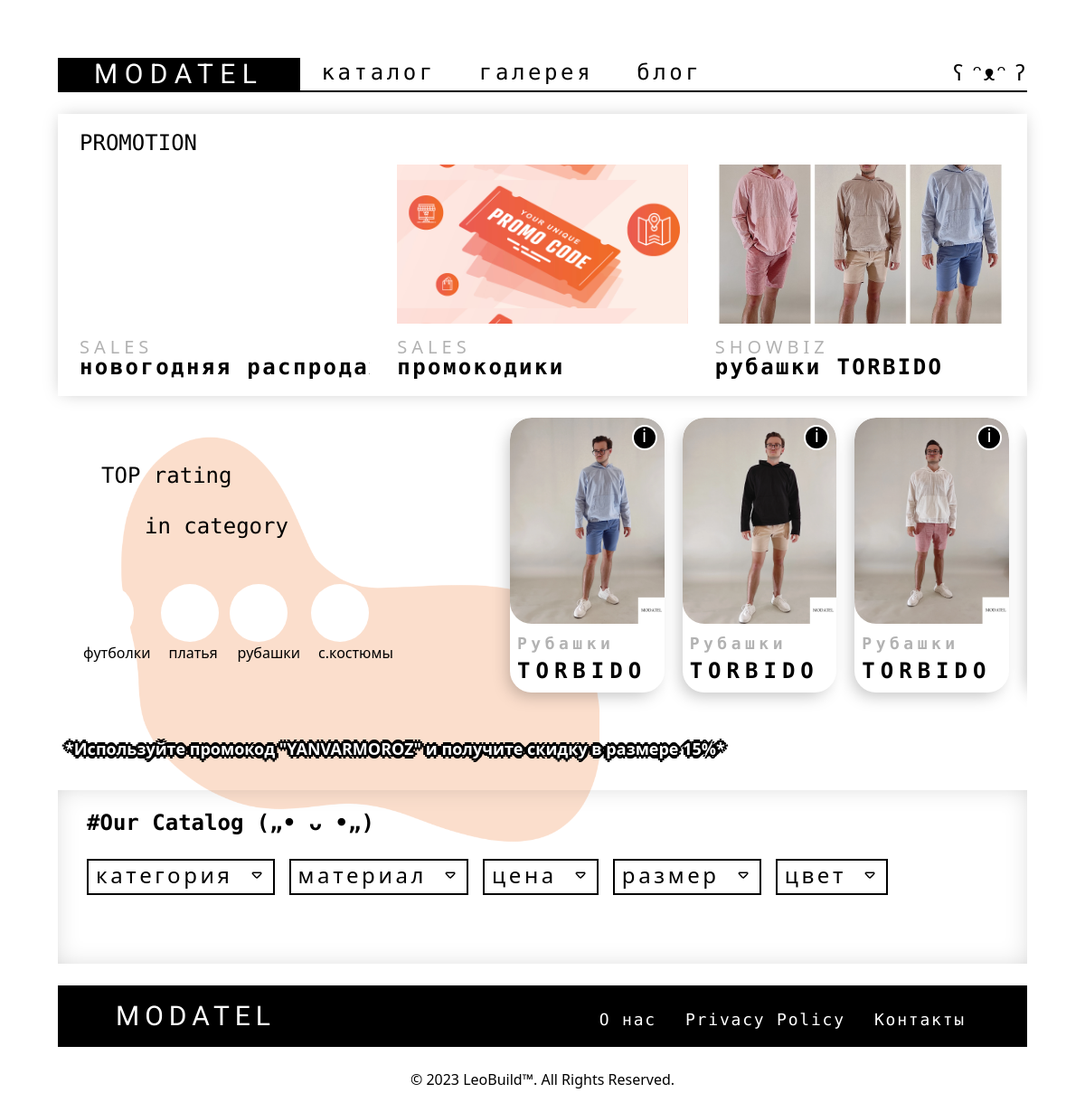
/catalog, run on the app's committed database.
### application/models.py (models this page shows, shortened)
class WebPost(models.Model):
    name = models.CharField(max_length=200, default='')
    unique_id = models.CharField(unique=True, max_length=200, null=True, blank=True)
    short_description = models.TextField(default='')
    photo_create = models.CharField(max_length=200, default='')
    views = models.IntegerField(default=0)
    created_date = models.DateTimeField(default=timezone.now)
    image = models.ImageField(upload_to='application/static/img/post', default='')
    content = RichTextUploadingField(default='')
    theme = models.ForeignKey(WebThemePost, on_delete=models.CASCADE, default=1)
    subtheme = models.ForeignKey(WebSubThemePost, on_delete=models.CASCADE, default=1)

class WebSubThemePost(models.Model):
    name = models.CharField(max_length=200)
    def __str__(self):
        return self.name

class Product(models.Model):
    CONDITION = (('New', 'New'),('Old', 'Old'))
    unique_id = models.CharField(unique=True, max_length=200, null=True, blank=True)
    image = models.ImageField(upload_to='application/static/img/product')
    name = models.CharField(max_length=200)
    saleprice = models.IntegerField("Цена До:", default=0)
    price = models.IntegerField("Цена После:", default=0)
    condition = models.CharField(choices=CONDITION, max_length=100)
    short_description = models.TextField()
    description = models.TextField()
    сare_instructions = models.TextField(default='')
    created_date = models.DateTimeField(default=timezone.now)
    views = models.IntegerField(default=0)
    Categories = models.ForeignKey(Categories, on_delete=models.CASCADE)
    Color = models.ForeignKey(Color, on_delete=models.CASCADE)

class Categories(models.Model):
    name = models.CharField(max_length=200)
    def __str__(self):
        return self.name

### application/views.py (the view)
# urls.py: path('catalog', views.catalog_page),
def catalog_page(request):
    topRatedCategory_ = Product.objects.all()
    filteredProduct_ = Product.objects.all()
    filterCategory_ = Categories.objects.all()
    filterColor_ = Color.objects.all()
    filterMaterial_ = MaterialType.objects.all()
    filterSize_ = SizeCatalog.objects.all()
    PromoNews = []
    PromoNews_ = []
    checkID(PromoNews, PromoNews_, 2)
    PromoNews_ = sorted(PromoNews_, key=lambda x: x.created_date, reverse=True)
    context = {
        'topRatedCategory': topRatedCategory_,
        'filteredProduct': filteredProduct_,
        'filterCategory': filterCategory_,
        'filterColor': filterColor_,
        'filterMaterial': filterMaterial_,
        'filterSize': filterSize_,
        'promoNews': PromoNews_,
    }
    return render(request, 'catalog.html', context)

### application/models.py (called while the page is built)
    def __str__(self):
        return self.name

    def __str__(self):
        return self.name

### application/views.py (called while the page is built)
def checkID(ARR1, ARR2, quality):
    posts = WebPost.objects.all()
    posts_categories = WebPostCategories.objects.all()
    for postCat in posts_categories:
        if postCat.name.id != quality:
            continue # пропускаем пост
        else:
            ARR1.append(postCat.post.id)
    for post in posts:
        if post.id not in ARR1:
            continue # пропускаем пост
        else:
            ARR2.append(post)
    return ARR2

### application/templates/catalog.html (shortened to what this page needs)
{% load static %}
<!DOCTYPE html>
<html lang="en">
<head>
    <script src="https://cdn.tailwindcss.com"></script>
    <link rel="stylesheet" href="https://cdn.jsdelivr.net/npm/swiper@11/swiper-bundle.min.css" />
    <link rel="stylesheet" type="text/css" href="{% static '/css/style.css' %}">
</head>
<body style="overflow-x: hidden;" x-data="{ filterCategory_: false, filterMaterial_: false, filterPrice_: false, filterSize_: false, filterColor_: false, infPanelNew: window.innerWidth >= 760, darkBG: false}">
    {% block header %}
        {% include 'blocks/header.html' %}
    {% endblock %}
    <section class="relative z-10 flex flex-col w-full md:px-16 xl:px-32 2xl:px-64 4xl:px-96 5xl:px-120 sm:mt-4 md:mt-6 4xl:mt-10">
        <div class="w-full h-auto pt-4 pb-0 3xl:pb-2 px-2 sm:px-6" style="box-shadow: 0px 0px 18.3px -4px rgba(0, 0, 0, 0.25);">
            <div class="text-2xl" style="font-family: 'Roboto Mono', monospace;">PROMOTION</div>
            <div class="w-full mt-2 swiper PromotionSwiper">
                <div class="swiper-wrapper mb-0 xl:mb-5">
                    {% for item in promoNews %}
                    <div class="swiper-slide">
                        <a class="flex flex-col group" href="">
                            <div class="w-full h-36 lg:h-44 3xl:h-64 bg-[url('{{item.image.url}}')] bg-[length:100%] bg-center group-hover:bg-[length:85%] transition-all duration-200 ease-in-out"></div>
                            <div class="opacity-30 mt-3 text-xl font-medium tracking-[.25em]">{{item.subtheme}}</div>
                            <div id="moving-text-container-{{item.id|safe}}" class="w-full h-12 relative -mt-2 text-xl lg:text-2xl font-black tracking-widest overflow-hidden" style="font-family: 'Roboto Mono', monospace;">
                                <div id="moving-text-{{item.id|safe}}" class="w-min" style="white-space: nowrap;">{{item.name}}</div>
                            </div>
                        </a>
                    </div>
                    {% endfor %}
                </div>
            </div>
        </div>
    </section>
    <section class="relative">
        <img class="absolute w-80 sm:w-120 lg:w-144 3xl:w-160 4xl:w-176 5xl:w-196 left-0 -ml-6 md:ml-12 lg:ml-24 3xl:ml-36 4xl:ml-64" src="{% static '/img/temporaryStorage/spot_4.png' %}" alt="">
    </section>
    <section class="relative z-10 flex flex-col w-full md:px-16 xl:px-32 2xl:px-64 4xl:px-96 5xl:px-120 mt-4 md:mt-6 4xl:mt-10">
        <div class="FlexCol w-full h-auto">
            <div class="relative FlexCol_ w-full lg:w-120 xl:w-144 h-min mt-auto mb-0 lg:mb-20">
                <div class="absolute left-0 flex sm:block lg:static mb-12 mx-auto">
                    <div class="ml-2 sm:ml-12 text-2xl font-medium whitespace-nowrap" style="font-family: 'Roboto Mono', monospace;">TOP rating</div>
                    <div class="sm:mt-6 ml-2 sm:ml-24 text-2xl font-medium whitespace-nowrap" style="font-family: 'Roboto Mono', monospace;">in category</div>
                </div>
                <div class="absolute TransporentClass lg:static flex mt-10 sm:mt-0 ml-2 sm:ml-5 sm:ml-0 mx-auto">
                    <div class="h-20 xl:h-28">
                        <a class="flex flex-col bg-white w-16 md:w-24 lg:w-16 h-16 md:h-24 lg:h-16 xl:w-24 xl:h-24 rounded-full" href="javascript:void(0);">
                            <div class="relative w-16 md:w-24 lg:w-16 h-16 md:h-24 lg:h-16 xl:w-24 xl:h-24 bg-center bg-[url('{% static '/img/temporaryStorage/futbolka.png' %}')] bg-[length:80%] bg-no-repeat"> </div>
                        </a>
                        <div class="pl-2">футболки</div>
                    </div>
                    <div class="h-20 xl:h-28 ml-3">
                        <a class="flex flex-col bg-white w-16 md:w-24 lg:w-16 h-16 md:h-24 lg:h-16 xl:w-24 xl:h-24 rounded-full" href="javascript:void(0);">
                            <div class="relative w-16 md:w-24 lg:w-16 h-16 md:h-24 lg:h-16 xl:w-24 xl:h-24 bg-center bg-[url('{% static '/img/temporaryStorage/platya.png' %}')] bg-[length:80%] bg-no-repeat"> </div>
                        </a>
                        <div class="pl-2">платья</div>
                    </div>
                    <div class="h-20 xl:h-28 ml-3">
                        <a class="flex flex-col bg-white w-16 md:w-24 lg:w-16 h-16 md:h-24 lg:h-16 xl:w-24 xl:h-24 rounded-full" href="javascript:void(0);">
                            <div class="relative w-16 md:w-24 lg:w-16 h-16 md:h-24 lg:h-16 xl:w-24 xl:h-24 bg-center bg-[url('{% static '/img/temporaryStorage/rubashka.png' %}')] bg-[length:80%] bg-no-repeat"> </div>
                        </a>
                        <div class="pl-2">рубашки</div>
                    </div>
                    <div class="h-20 xl:h-28 ml-3">
                        <a class="flex flex-col bg-white w-16 md:w-24 lg:w-16 h-16 md:h-24 lg:h-16 xl:w-24 xl:h-24 rounded-full" href="javascript:void(0);">
                            <div class="relative w-16 md:w-24 lg:w-16 h-16 md:h-24 lg:h-16 xl:w-24 xl:h-24 bg-center bg-[url('{% static '/img/temporaryStorage/sport-kostum.png' %}')] bg-[length:80%] bg-no-repeat"> </div>
                        </a>
                        <div class="pl-2">с.костюмы</div>
                    </div>
                </div>
            </div>
            <div class="w-full lg:w-[calc(100%-30rem)] xl:w-[calc(100%-36rem)] swiper TopRatingSwiper sm:rounded-3xl px-2 sm:px-5 sm:px-0">
                <div class="swiper-wrapper mb-10">
                    {% for prod in topRatedCategory %}
                    <div class="swiper-slide">
                        <div class="relative overflow-hidden flex flex-col bg-white rounded-3xl shadow-[-5px_7px_17.9px_-4px_rgba(0,0,0,0.25)]">
                            <div id="0informationIco_{{prod.id}}" class="absolute right-0 top-0 w-7 2xl:w-8 w-7 2xl:h-8 mt-2 mr-2 bg-black text-xl 2xl:text-2xl font-medium text-center text-white border-solid border-2 border-white rounded-full transition-all duration-300 ease-in-out" style="z-index: 1000; cursor: pointer;">
                                <div id="0informationPin_{{prod.id}}" class="-mt-1">i</div>
                            </div>
                            <a class="relative overflow-hidden" href="detail-page/{{prod.unique_id}}">
                                <img id="0imgSource_{{prod.id}}" class="imgSource_cls h-auto mx-auto rounded-3xl" src="{{prod.image.url}}">
                            </a>
                            <div class="flex flex-col ml-2 xl:ml-6 my-2">
                                <div class="text-lg 3xl:text-xl text-black font-black text-opacity-30 whitespace-nowrap tracking-[.25em]" style="font-family: 'Roboto Mono', monospace;">{{prod.Categories}}</div>
                                <div class="text-2xl 3xl:text-3xl text-black font-black tracking-[.25em]" style="font-family: 'Roboto Mono', monospace;">{{prod.name}}</div>
                            </div>
                        </div>
                    </div>
                    {% endfor %}
                </div>
            </div>
        </div>
    </section>
    <section class="relative z-10 flex flex-col w-full md:px-16 xl:px-32 2xl:px-64 4xl:px-96 5xl:px-120 4xl:-mt-4">
        <div class="w-full text-base lg:text-lg xl:text-xl 3xl:text-2xl font-black text-white p-2 xl:p-4 bg-[url('{% static '/img/temporaryStorage/17.png' %}')] bg-[length:20%]" style="text-shadow: 4px 0 #000, -4px 0 #000, 0 4px #000, 0 -4px #000, 2px 2px #000, -2px -2px #000, 2px -2px #000, -2px 2px #000;"> *Используйте промокод "YANVARMOROZ" и получите скидку в размере 15%* </div>
    </section>
    <section class="relative z-10 flex flex-col w-full md:px-16 xl:px-32 2xl:px-64 4xl:px-96 5xl:px-120 -mb-6 sm:-mb-0 sm:mt-4 md:mt-6 4xl:mt-10">
        <div class="flex flex-col w-full px-2 sm:px-4 md:px-8 3xl:px-16 py-2 md:py-5" style="box-shadow: 0px 0px 32.6px -11px rgba(0, 0, 0, 0.25) inset;">
            <div class="text-2xl font-black" style="font-family: 'Roboto Mono', monospace;">#Our Catalog („• ᴗ •„) </div>
            <div x-show="infPanelNew" x-data="transitions" x-bind="CatalogTransition" class="bg-white fixed sm:static bottom-0 FlexWrap w-full sm:w-auto h-96 sm:h-auto overflow-y-auto mt-4 text-2xl -ml-2 py-4 sm:py-0 px-2 sm:px-0" style="z-index: 100006;">
                <div class="group mt-2 sm:mx-2 w-full sm:w-auto" style="cursor: pointer;" :aria-expanded="filterCategory_ ? 'true' : 'false'" :class="{ 'active': filterCategory_ }">
                    <div x-on:click="filterCategory_ = !filterCategory_" class="flex px-2 py-1 border-2 border-black border-solid group-hover:bg-black group-hover:text-white transition-all duration-300 ease-in-out">
                        <div class="-mt-1  tracking-[.15em]">категория</div>
                        <div class="ml-auto mr-2 sm:mr-0 sm:ml-4" style="margin-top: 2px;">
                        </div>
                    </div>
                </div>
                <div class="group mt-2 sm:mx-2 w-full sm:w-auto" style="cursor: pointer;" :aria-expanded="filterMaterial_ ? 'true' : 'false'" :class="{ 'active': filterMaterial_ }">
                    <div x-on:click="filterMaterial_ = !filterMaterial_" class="flex px-2 py-1 border-2 border-black border-solid group-hover:bg-black group-hover:text-white transition-all duration-300 ease-in-out">
                        <div class="-mt-1 tracking-[.15em]">материал</div>
                        <div class="ml-auto mr-2 sm:mr-0 sm:ml-4" style="margin-top: 2px;">
                        </div>
                    </div>
                </div>
                <div class="group mt-2 sm:mx-2 w-full sm:w-auto" style="cursor: pointer;" :aria-expanded="filterPrice_ ? 'true' : 'false'" :class="{ 'active': filterPrice_ }">
                    <div x-on:click="filterPrice_ = !filterPrice_" class="flex px-2 py-1 border-2 border-black border-solid group-hover:bg-black group-hover:text-white transition-all duration-300 ease-in-out">
                        <div class="-mt-1 tracking-[.15em]">цена</div>
                        <div class="ml-auto mr-2 sm:mr-0 sm:ml-4" style="margin-top: 2px;">
                        </div>
                    </div>
                </div>
                <div class="group mt-2 sm:mx-2 w-full sm:w-auto" style="cursor: pointer;" :aria-expanded="filterSize_ ? 'true' : 'false'" :class="{ 'active': filterSize_ }">
                    <div x-on:click="filterSize_ = !filterSize_" class="flex px-2 py-1 border-2 border-black border-solid group-hover:bg-black group-hover:text-white transition-all duration-300 ease-in-out">
                        <div class="-mt-1 tracking-[.15em]">размер</div>
                        <div class="ml-auto mr-2 sm:mr-0 sm:ml-4" style="margin-top: 2px;">
                        </div>
                    </div>
                </div>
                <div class="group mt-2 sm:mx-2 w-full sm:w-auto" style="cursor: pointer;" :aria-expanded="filterColor_ ? 'true' : 'false'" :class="{ 'active': filterColor_ }">
                    <div x-on:click="filterColor_ = !filterColor_" class="flex px-2 py-1 border-2 border-black border-solid group-hover:bg-black group-hover:text-white transition-all duration-300 ease-in-out">
                        <div class="-mt-1 tracking-[.15em]">цвет</div>
                        <div class="ml-auto mr-2 sm:mr-0 sm:ml-4" style="margin-top: 2px;">
                        </div>
                    </div>
                </div>
            </div>
            <div id="sorryMessage" class="flex flex-wrap w-full h-min bg-white sm:px-4 pb-4 px-2">
            </div>
            <div id="filteredData" class="flex flex-wrap w-full h-min sm:mt-6 pb-4 grid gap-4 grid-cols-2 sm:grid-cols-3 lg:grid-cols-4 xl:grid-cols-5">
            </div>
        </div>
    </section>
    {% block footer %}
        {% include 'blocks/footer.html' %}
    {% endblock %}
</body>
</html>

### static/css/style.css (style rules this page uses)
body { position: relative; overflow-x: hidden; max-width: 100vw; }
:root { --swiper-theme-color: #000; }
.imgSource_cls { touch-action: none; }
@media (min-width: 1051px) { .FlexWrap { flex-wrap: wrap; display: flex; } }
@media (min-width: 1051px) { .FlexCol { flex-direction: none; display: flex; } }
@media (min-width: 1051px) { .FlexCol_ { flex-direction: column; } }
.moving-text { position: absolute; animation: moveText 10s linear infinite; }

### data on the page
WebPost: subtheme "SALES", name "новогодняя…"
WebPost: image (picture), subtheme "SALES", name "промокодики"
WebPost: image (picture), subtheme "SHOWBIZ", name "рубашки TORBIDO"
Product: image (picture), Categories "Рубашки", name "TORBIDO"
Product: image (picture), Categories "Рубашки", name "TORBIDO"
Product: image (picture), Categories "Рубашки", name "TORBIDO"
